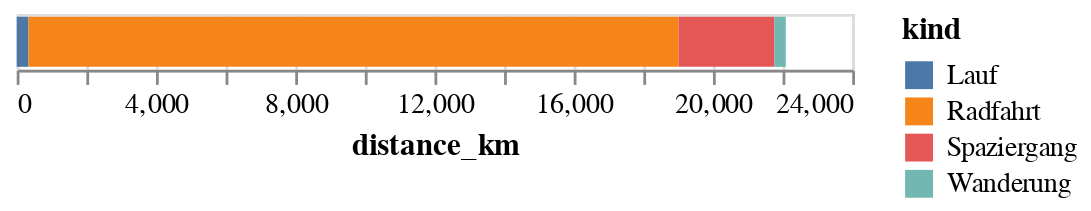

The code cell stored with this chart in its notebook:
### Code cell
(alt.Chart(sums_per_kind).mark_bar().encode(alt.X("distance_km"), alt.Color("kind")))

### Figure 1 — Vega-Lite specification as saved in the notebook (floating-point values rounded to 4 significant figures)
{"config": {"view": {"continuousWidth": 300, "continuousHeight": 300}}, "data": {"name": "data-735e9eca3212984abbab3b53b2f9f47a"}, "mark": {"type": "bar"}, "encoding": {"color": {"field": "kind", "type": "nominal"}, "x": {"field": "distance_km", "type": "quantitative"}}, "$schema": "https://vega.github.io/schema/vega-lite/v5.20.1.json", "datasets": {"data-735e9eca3212984abbab3b53b2f9f47a": [{"kind": "Lauf", "calories": 1971.0, "commute": 0, "consider_for_achievements": 58, "steps": 26570.0, "id": 8620553670810399461, "distance_km": 337.6, "start_latitude": 2930.0, "end_latitude": 2930.0, "start_longitude": 523.1, "end_longitude": 523.1, "average_speed_moving_kmh": 473.4, "average_speed_elapsed_kmh": 428.5, "year": 117215, "month": 330, "isoyear": 117215, "isoweek": 1326, "elapsed_time_h": 47.69}, {"kind": "Radfahrt", "calories": 269500.0, "commute": 0, "consider_for_achievements": 1453, "steps": 0.0, "id": 8570910505892076560, "distance_km": 18670.0, "start_latitude": 73800.0, "end_latitude": 73800.0, "start_longitude": 10270.0, "end_longitude": 10260.0, "average_speed_moving_kmh": 24780.0, "average_speed_elapsed_kmh": 21150.0, "year": 2937661, "month": 10188, "isoyear": 2937660, "isoweek": 41567, "elapsed_time_h": 1412.0}, {"kind": "Spaziergang", "calories": 116900.0, "commute": 0, "consider_for_achievements": 1406, "steps": 1841000.0, "id": -2166740179642513781, "distance_km": 2756.0, "start_latitude": 70860.0, "end_latitude": 70860.0, "start_longitude": 10710.0, "end_longitude": 10710.0, "average_speed_moving_kmh": 7412.0, "average_speed_elapsed_kmh": 5920.0, "year": 2844025, "month": 8942, "isoyear": 2844026, "isoweek": 36248, "elapsed_time_h": 750.9}, {"kind": "Wanderung", "calories": 13880.0, "commute": 0, "consider_for_achievements": 36, "steps": 234700.0, "id": -5465079547078385012, "distance_km": 323.8, "start_latitude": 1785.0, "end_latitude": 1785.0, "start_longitude": 205.0, "end_longitude": 205.0, "average_speed_moving_kmh": 160.6, "average_speed_elapsed_kmh": 130.7, "year": 72808, "month": 194, "isoyear": 72808, "isoweek": 776, "elapsed_time_h": 93.2}]}}
